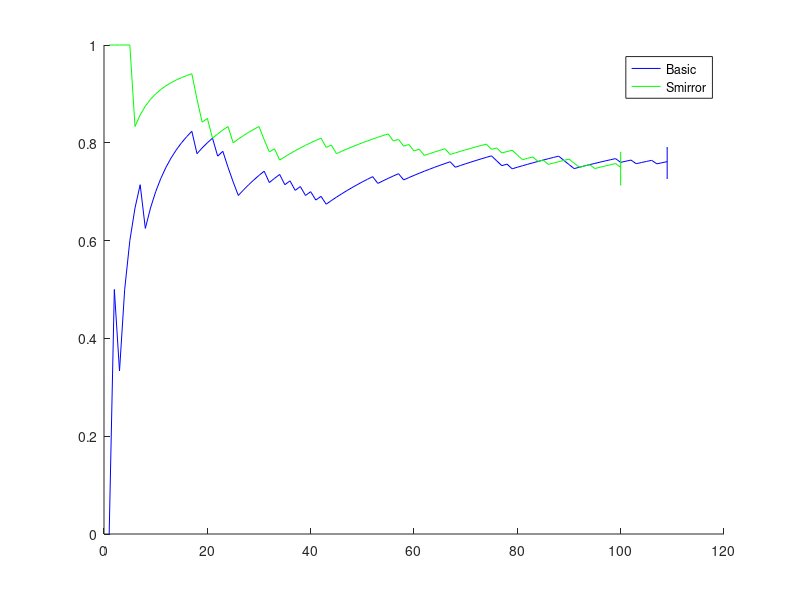

The MATLAB script that drew this image:
data_basic = [
0
1
0
1
1
1
1
0
1
1
1
1
1
1
1
1
1
0
1
1
1
0
1
0
0
0
1
1

1
1
1
0
1
1
0
1
0
1
0
1
0
1
0
1
1
1
1
1
1
1
1
1
0
1
1
1
1
0
1
1
1
1
1
1
1
1
1
0
1
1
1
1
1
1
1
0
0
1
0
1
1
1
1
1
1
1
1
1
0
0
0
1
1
1
1
1
1
1
1
0
1
1
0
1
1
1
0
1
1



]; 

data_smirror = [
    
1
1
1
1
1
0
1
1
1
1
1
1
1
1
1
1
1
0
0
1
0
1
1
1
0

1
1
1
1
1
0
0
1
0
1
1
1
1
1
1
1
1
0
1
0
1
1
1
1
1
1
1
1
1
1
0
1
0
1
0
1
0
1
1
1
1
0
1
1
1
1
1
1
1
0
1
0
1
1
0
0
1
1
0
1
0
1
1
1
1
0
0
1
1
0
1
1
1
1
0

];

success_basic = cumsum(data_basic);
success_smirror = cumsum(data_smirror);

figure;hold on;
plot(success_basic'./(1:length(data_basic)), 'b');
plot(success_smirror'./(1:length(data_smirror)), 'g');

% 95% invertal of confidence
[phat,pci] = binofit(sum(data_basic),length(data_basic));
pci2(1) = phat - sqrt(phat*(1-phat)/length(data_basic))*normcdf(1-0.05/2);
pci2(2) = phat + sqrt(phat*(1-phat)/length(data_basic))*normcdf(1-0.95/2);
%errorbar(length(data_basic),phat,phat-pci(1),pci(2)-phat, 'b');
errorbar(length(data_basic),phat,phat-pci2(1),pci2(2)-phat, 'b')
[phat,pci] = binofit(sum(data_smirror),length(data_smirror));
pci2(1) = phat - sqrt(phat*(1-phat)/length(data_smirror))*normcdf(1-0.05/2);
pci2(2) = phat + sqrt(phat*(1-phat)/length(data_smirror))*normcdf(1-0.95/2);
% errorbar(length(data_smirror),phat,phat-pci(1),pci(2)-phat, 'g')
errorbar(length(data_smirror),phat,phat-pci2(1),pci2(2)-phat, 'g')

legend('Basic', 'Smirror')
